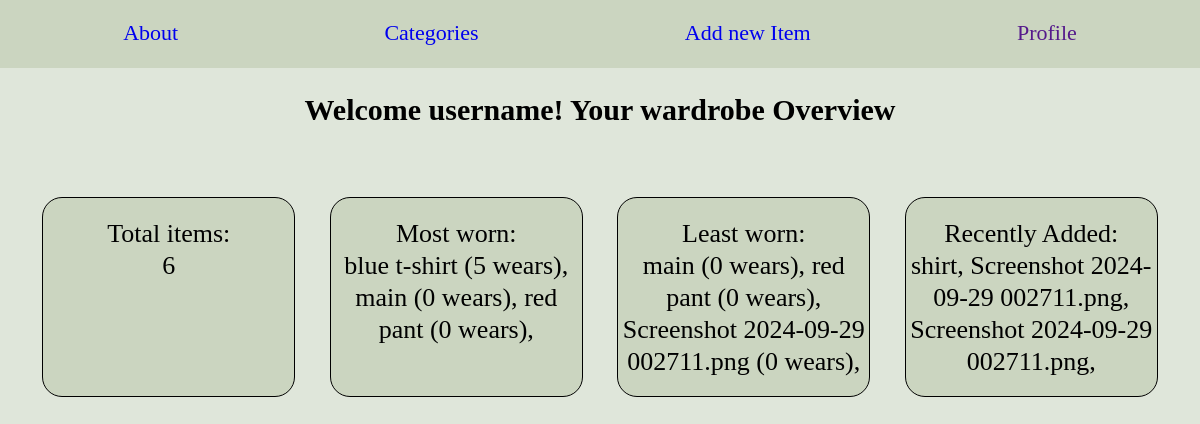
/ui, run on the app's committed database.
### app.py (models this page shows)
class Image(db.Model):
    id = db.Column(db.Integer, primary_key=True)
    data = db.Column(db.LargeBinary, nullable=False)
    filename = db.Column(db.String(150), nullable=False)
    name = db.Column(db.String(255), nullable=True)
    category = db.Column(db.String(50), nullable=False)  # Category field for predefined categories
    is_favorite = db.Column(db.Boolean, default=False)
    is_disliked = db.Column(db.Boolean, default=False)
    wear_count = db.Column(db.Integer, default=0)
    upload_time = db.Column(db.DateTime, default=datetime.utcnow)

### app.py (the view)
@app.route('/ui')
def ui():
    total_items = Image.query.count()
    total_items = Image.query.count()  # Count all items
    most_worn = {image.name or image.filename: image.wear_count for image in Image.query.order_by(Image.wear_count.desc()).limit(3).all()}
    least_worn = {image.name or image.filename: image.wear_count for image in Image.query.order_by(Image.wear_count).limit(3).all()}
    recent_items = [image.name or image.filename for image in Image.query.order_by(Image.id.desc()).limit(3).all()]
    return render_template('ui.html', total_items=total_items,
                           most_worn=most_worn, least_worn=least_worn,
                           recent_items=recent_items)

### templates/ui.html (shortened to what this page needs)
<!DOCTYPE html>
<html lang="en">
  <head>
  </head>
  <body>
    <div class="container">
      <div class="navigator">
        <a href="/"><div class="nav">About</div></a>
        <a href="/categories"><div class="nav">Categories</div></a>
        <a href="/upload"><div class="nav">Add new Item</div></a>
        <a href=""><div class="nav">Profile</div></a>
      </div>
      <h2>Welcome username! Your wardrobe Overview</h2>
      <div class="wardrobe">
        <div class="item">
          Total items: <br />
          {{ total_items }}
        </div>
        <div class="worn">
          Most worn: <br />
          {% for item, count in most_worn.items() %} {{ item }} ({{ count }}
          wears), {% endfor %}
        </div>
        <div class="leastWorn">
          Least worn: <br />
          {% for item, count in least_worn.items() %} {{ item }} ({{ count }}
          wears), {% endfor %}
        </div>
        <div class="recent">
          Recently Added: <br />
          {% for item in recent_items %} {{ item }}, {% endfor %}
        </div>
      </div>
    </div>
  </body>
</html>

### templates/ui.html (style rules this page uses)
* { box-sizing: border-box; }
body, html { padding: 0; margin: 0; }
.container { flex-direction: column; align-items: center; justify-content: center; width: 100%; background-color: #dfe6da; min-height: 100vh; }
.navigator { display: flex; align-items: center; justify-content: space-around; background-color: #cbd5c0; padding: 20px; width: 100%; }
.navigator a { text-decoration: none; font-size: 22px; position: relative; }
.navigator a::after { content: " "; display: block; margin: auto; height: 2px; transition: 1s; }
body { background-color: #758467; }
h2 { text-align: center; font-size: 30px; margin-bottom: 10px; }
.wardrobe { display: flex; align-items: flex-start; justify-content: space-around; font-size: 26px; margin-left: 10px; flex-wrap: wrap; padding: 20px; margin-top: 50px; }
.recent, .leastWorn, .worn, .item { flex-basis: 22%; border: 1px solid black; height: 200px; text-align: center; line-height: 32px; background-color: #cbd5c0; border-radius: 20px; padding-top: 20px; margin-right: 10px; margin-bottom: 25px; overflow: hidden; }

### data on the page
Image: name "blue t-shirt", count "5"
Image: name "main", count "0"
Image: name "red pant", count "0"
Image: filename "Screenshot 2024-09-29 002711.png", count "0"
Image: name "shirt"
Image: filename "Screenshot 2024-09-29 002711.png"

### other printed values
{{ total_items }} "6"
